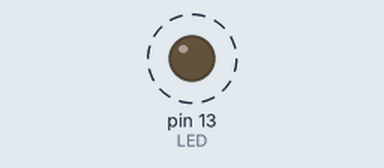
Recording of a sketch running on a simulated Arduino Uno, built for the host (arithmetic inside an expression is 32-bit, double 64-bit). On the bench: output pins drawn as LEDs (lit = HIGH). Dashed ring = blinking. What the sketch prints to the serial monitor is not drawn.

Above: at 0.03 s.
Timing chart, 0 to 3.0 s (numbered marks = the images above):
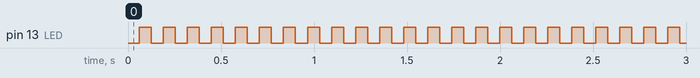

The sketch:

cipher.ino
```cpp
#include <stdint.h>

/* take 64 bits of data in v[0] and v[1] and 128 bits of key[0] - key[3] */

void encipher(unsigned int num_rounds, uint32_t v[2], uint32_t const key[4]) {
    unsigned int i;
    uint32_t v0=v[0], v1=v[1], sum=0, delta=0x9E3779B9;
    for (i=0; i < num_rounds; i++) {
        v0 += (((v1 << 4) ^ (v1 >> 5)) + v1) ^ (sum + key[sum & 3]);
        sum += delta;
        v1 += (((v0 << 4) ^ (v0 >> 5)) + v0) ^ (sum + key[(sum>>11) & 3]);
    }
    v[0]=v0; v[1]=v1;
}

void decipher(unsigned int num_rounds, uint32_t v[2], uint32_t const key[4]) {
    unsigned int i;
    uint32_t v0=v[0], v1=v[1], delta=0x9E3779B9, sum=delta*num_rounds;
    for (i=0; i < num_rounds; i++) {
        v1 -= (((v0 << 4) ^ (v0 >> 5)) + v0) ^ (sum + key[(sum>>11) & 3]);
        sum -= delta;
        v0 -= (((v1 << 4) ^ (v1 >> 5)) + v1) ^ (sum + key[sum & 3]);
    }
    v[0]=v0; v[1]=v1;
}


#define LED 13
#define VSIZE 400

uint32_t key[] = { 1, 2, 3, 4 };
uint32_t v[VSIZE];

void setup ()
{
  	int i;
    pinMode(LED, OUTPUT);
    Serial.begin(9600);
  	for(i=0;i<VSIZE; i++)
    {
  		v[i] = i*i;
    }
}


void loop ()
{
  int i;
    {
        static int led = 0;
        digitalWrite(LED, led=!led);
    }


    unsigned long t1 = millis();

    Serial.print("antes: \n ");
        Serial.print(v[0]);
        Serial.print(" ");
        Serial.println(v[1]);

   for(i=0;i<VSIZE-1;i+=2)
   {
    encipher(32, v+i, key);
   }

    Serial.print("durante: ");
        Serial.print(v[0]);
        Serial.print(" ");
        Serial.println(v[1]);
	for(i=0;i<VSIZE-1;i+=2)
    {
    decipher(32, v+i, key);
    }

    Serial.print("depois: ");
        Serial.print(v[0]);
        Serial.print(" ");
        Serial.println(v[1]);

    unsigned long t2 = millis();
    Serial.println(t2-t1);
}
```

Measured:
- by itself, pin 13 (LED): alternates HIGH for 0.06 s and LOW for 0.06 s
